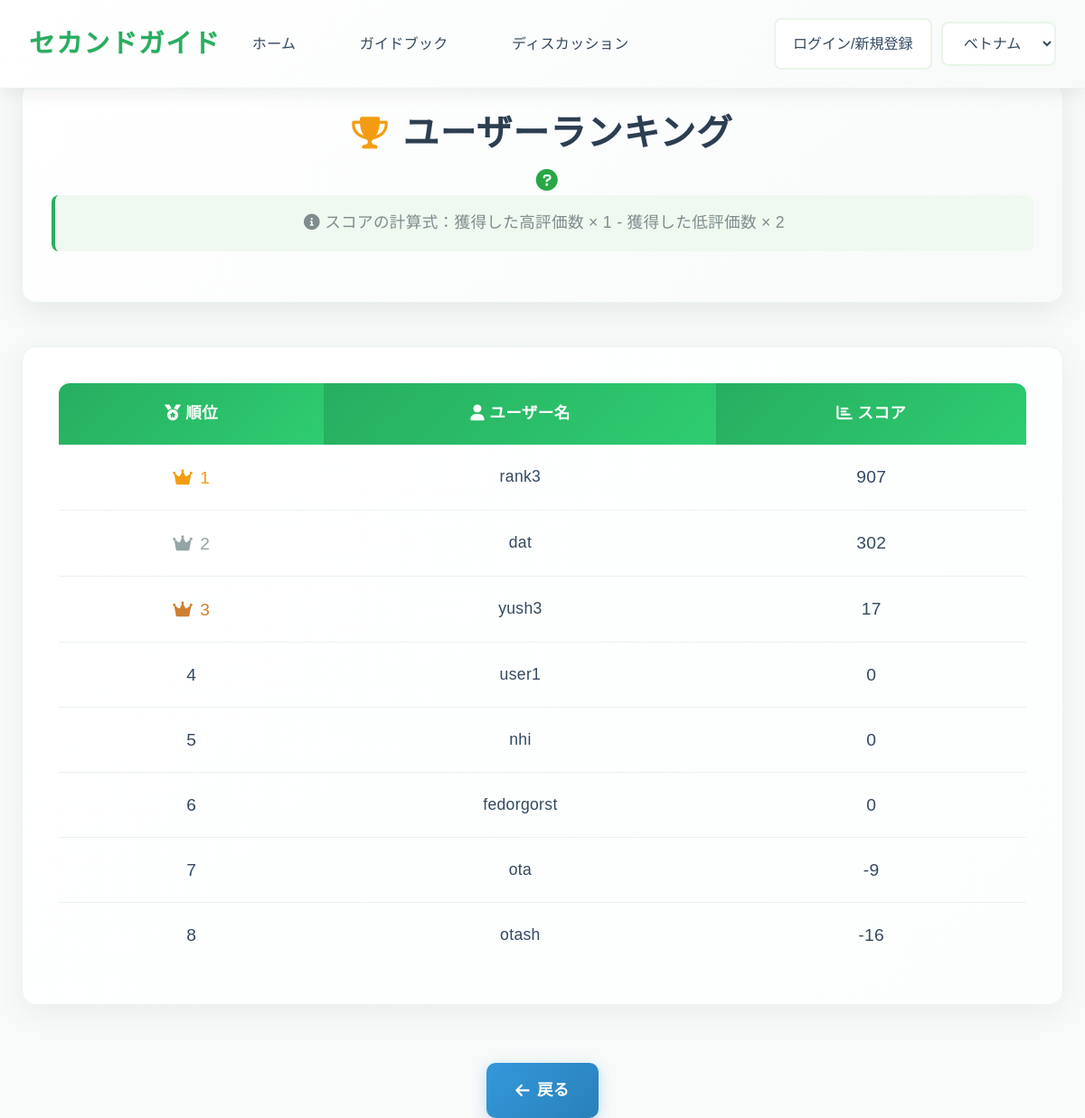
Before: /discussions/ranking/ with the older database file.
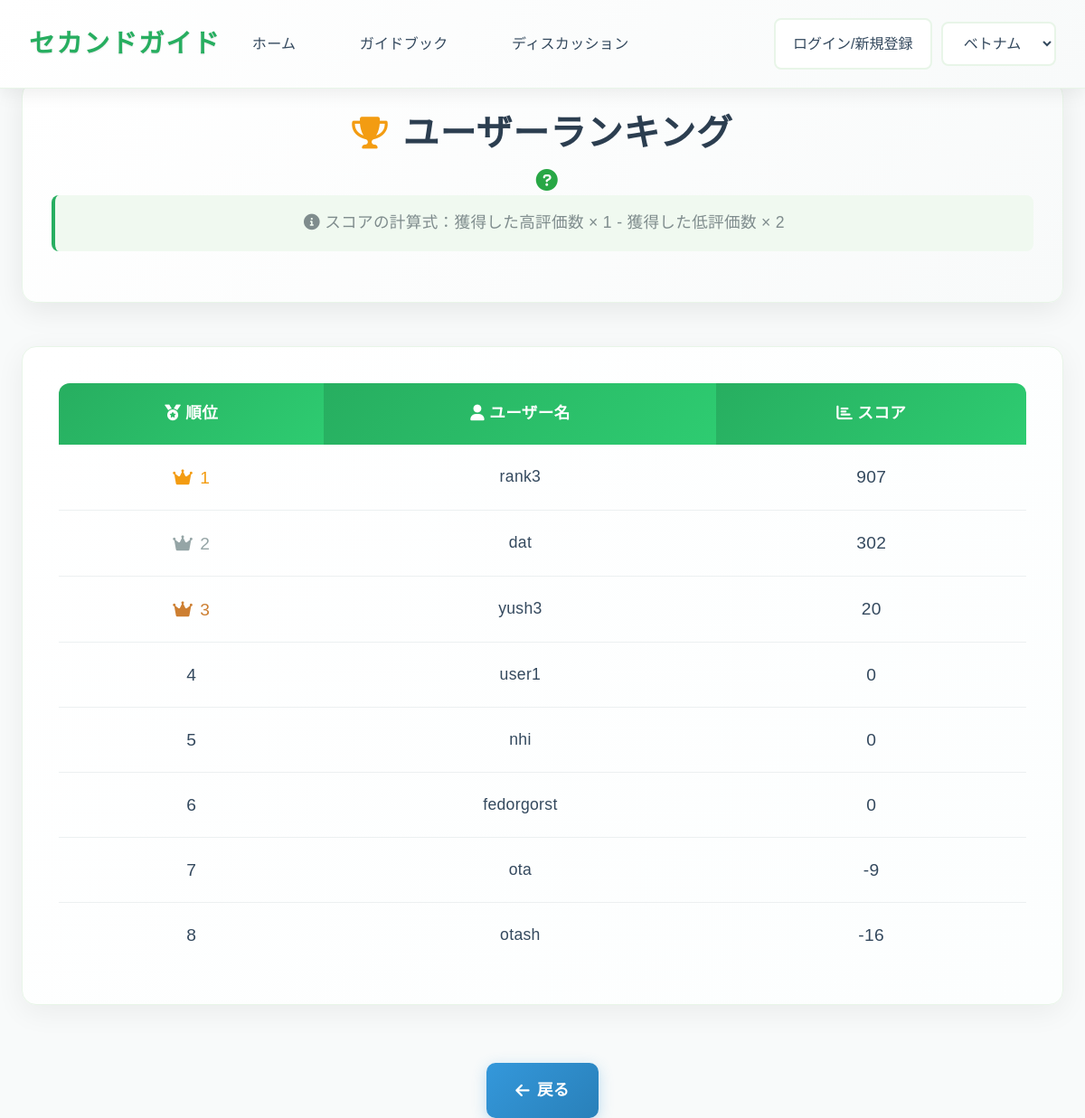
After: the same page with the newer database file.
### app1/models.py (models this page shows, shortened)
class UserName(models.Model):
    id=models.UUIDField(primary_key=True,default=uuid.uuid4,editable=False)
    user_name=models.CharField(max_length=50,verbose_name="ユーザ名")
    password=models.CharField(max_length=50,null=True,blank=True,verbose_name="パスワード")
    score=models.IntegerField(default=0,verbose_name="スコア")

### app1/views.py (the view)
class RankingView(View):
    def get(self,request):
        users = UserName.objects.all().order_by('-score')
        return render(request,"app1/ranking.html",{"users":users})

### templates/app1/ranking.html (shortened to what this page needs)
<!DOCTYPE html>
<html lang="ja">
<head>
    <link rel="stylesheet" href="https://cdnjs.cloudflare.com/ajax/libs/font-awesome/6.0.0-beta3/css/all.min.css">
    <link rel="stylesheet" href="https://cdn.jsdelivr.net/npm/bootstrap@4.1.3/dist/css/bootstrap.min.css">
    {% load static %}
    <link rel="stylesheet" href="{% static 'app1/css/ranking_style.css' %}">
</head>
<body>
    <header class="navbar">
        <div class="navbar-brand">セカンドガイド</div>
        <nav class="navbar-menu">
            <a href="{% url 'app1:index' %}" class="nav-item active" style="text-decoration: none;">ホーム</a>
            <a href="{% url 'app1:general' %}" class="nav-item" style="text-decoration: none;">ガイドブック</a>
            <a href="{% url 'app1:discussions' %}" class="nav-item" style="text-decoration: none;">ディスカッション</a>
        </nav>
        {% if request.user.is_authenticated %}
        <form action="{% url 'accounts:logout' %}" method="post" style="margin: 0 0 0 auto; margin-right: 10px;">
            {% csrf_token %}
            <button type="submit" id="country-select" class="country-select" style="background-color: white;">{{request.user}}からログアウト</button>
        </form>
        {% else %}
        <button onclick="location.href='/login'" id="country-select" class="country-select" style="margin: 0 0 0 auto; margin-right: 10px; background-color: white;" >ログイン/新規登録</button>
        {% endif %}
        <div class="navbar-actions">
            <select id="country-select" class="country-select">
                <option value="ベトナム">ベトナム</option>
            </select>
        </div>
    </header>
    <main class="container">
        <div class="ranking-header">
            <h1>
                <i class="fas fa-trophy"></i>
                ユーザーランキング
            </h1>
    <div class="tooltip-container">
        <i class="fas fa-question-circle rank-info-icon"></i>
    </div>
            <div class="ranking-description">
                <i class="fas fa-info-circle"></i>
                スコアの計算式：獲得した高評価数 × 1 - 獲得した低評価数 × 2
            </div>
        </div>
        <div class="ranking-table-container">
            <table class="ranking-table">
                <thead>
                    <tr>
                        <th scope="col"><i class="fas fa-medal"></i> 順位</th>
                        <th scope="col"><i class="fas fa-user"></i> ユーザー名</th>
                        <th scope="col"><i class="fas fa-chart-bar"></i> スコア</th>
                    </tr>
                </thead>
                <tbody>
                    {% for user in users %}
                    <tr>
                        <td class="rank-position {% if forloop.counter == 1 %}first{% elif forloop.counter == 2 %}second{% elif forloop.counter == 3 %}third{% endif %}">{{forloop.counter}}</td>
                        <td class="user-name">{{user.user_name}}</td>
                        <td class="user-score {% if user.score > 0 %}positive-score{% elif user.score < 0 %}negative-score{% else %}zero-score{% endif %}">{{user.score}}</td>
                    </tr>
                    {% endfor %}
                </tbody>
            </table>
        </div>
        <div class="back-button-container">
            <button onclick="location.href='/discussions'" class="back-button">
                <i class="fas fa-arrow-left"></i>
                戻る
            </button>
        </div>
    </main>
</body>
</html>

Changed rows visible on the page:
changed UserName "yush3": score "17" → "20"
